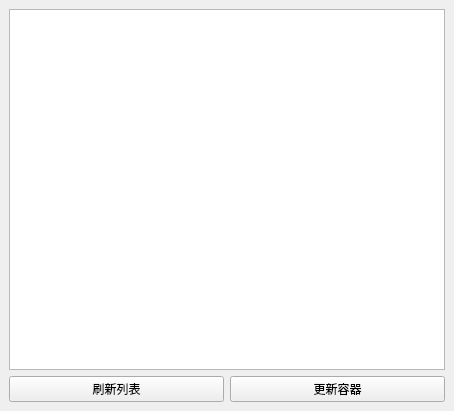
<?xml version="1.0" encoding="UTF-8"?>
<ui version="4.0">
 <class>MainWindow</class>
 <widget class="QMainWindow" name="MainWindow">
  <property name="geometry">
   <rect>
    <x>0</x>
    <y>0</y>
    <width>454</width>
    <height>411</height>
   </rect>
  </property>
  <property name="windowTitle">
   <string>升级容器</string>
  </property>
  <widget class="QWidget" name="centralwidget">
   <layout class="QGridLayout" name="gridLayout">
    <item row="0" column="0" colspan="2">
     <widget class="QListView" name="listView"/>
    </item>
    <item row="1" column="0">
     <widget class="QPushButton" name="pushButton_refresh">
      <property name="text">
       <string>刷新列表</string>
      </property>
     </widget>
    </item>
    <item row="1" column="1">
     <widget class="QPushButton" name="pushButton_update">
      <property name="text">
       <string>更新容器</string>
      </property>
     </widget>
    </item>
   </layout>
  </widget>
 </widget>
 <resources/>
 <connections/>
</ui>
